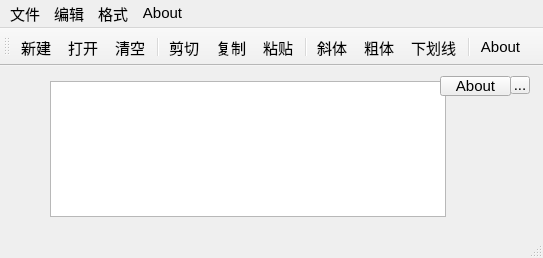
<?xml version="1.0" encoding="UTF-8"?>
<ui version="4.0">
 <class>QWMainWind</class>
 <widget class="QMainWindow" name="QWMainWind">
  <property name="geometry">
   <rect>
    <x>0</x>
    <y>0</y>
    <width>543</width>
    <height>258</height>
   </rect>
  </property>
  <property name="font">
   <font>
    <pointsize>11</pointsize>
   </font>
  </property>
  <property name="windowTitle">
   <string>QWMainWind</string>
  </property>
  <widget class="QWidget" name="centralWidget">
   <widget class="QTextEdit" name="txtEdit">
    <property name="geometry">
     <rect>
      <x>50</x>
      <y>15</y>
      <width>396</width>
      <height>136</height>
     </rect>
    </property>
    <property name="font">
     <font>
      <pointsize>16</pointsize>
     </font>
    </property>
   </widget>
   <widget class="QPushButton" name="pushButton">
    <property name="geometry">
     <rect>
      <x>440</x>
      <y>10</y>
      <width>71</width>
      <height>20</height>
     </rect>
    </property>
    <property name="text">
     <string>About</string>
    </property>
   </widget>
   <widget class="QToolButton" name="toolBtnAbout">
    <property name="geometry">
     <rect>
      <x>510</x>
      <y>10</y>
      <width>20</width>
      <height>18</height>
     </rect>
    </property>
    <property name="text">
     <string>...</string>
    </property>
   </widget>
  </widget>
  <widget class="QMenuBar" name="menuBar">
   <property name="geometry">
    <rect>
     <x>0</x>
     <y>0</y>
     <width>543</width>
     <height>20</height>
    </rect>
   </property>
   <widget class="QMenu" name="menu">
    <property name="title">
     <string>文件</string>
    </property>
    <addaction name="actNew"/>
    <addaction name="actOpen"/>
    <addaction name="separator"/>
    <addaction name="actClose"/>
   </widget>
   <widget class="QMenu" name="menu_2">
    <property name="title">
     <string>编辑</string>
    </property>
    <addaction name="actCut"/>
    <addaction name="actCopy"/>
    <addaction name="actPaste"/>
    <addaction name="separator"/>
    <addaction name="actClear"/>
   </widget>
   <widget class="QMenu" name="menu_3">
    <property name="title">
     <string>格式</string>
    </property>
    <addaction name="actFontBold"/>
    <addaction name="actFontItalic"/>
    <addaction name="actFontUnder"/>
    <addaction name="separator"/>
    <addaction name="actToolbarLab"/>
   </widget>
   <widget class="QMenu" name="menuAbout">
    <property name="title">
     <string>About</string>
    </property>
   </widget>
   <addaction name="menu"/>
   <addaction name="menu_2"/>
   <addaction name="menu_3"/>
   <addaction name="menuAbout"/>
  </widget>
  <widget class="QToolBar" name="mainToolBar">
   <property name="toolButtonStyle">
    <enum>Qt::ToolButtonStyle::ToolButtonTextUnderIcon</enum>
   </property>
   <attribute name="toolBarArea">
    <enum>TopToolBarArea</enum>
   </attribute>
   <attribute name="toolBarBreak">
    <bool>false</bool>
   </attribute>
   <addaction name="actNew"/>
   <addaction name="actOpen"/>
   <addaction name="actClear"/>
   <addaction name="separator"/>
   <addaction name="actCut"/>
   <addaction name="actCopy"/>
   <addaction name="actPaste"/>
   <addaction name="separator"/>
   <addaction name="actFontItalic"/>
   <addaction name="actFontBold"/>
   <addaction name="actFontUnder"/>
   <addaction name="separator"/>
   <addaction name="actionAbout"/>
  </widget>
  <widget class="QStatusBar" name="statusBar"/>
  <action name="actCut">
   <property name="icon">
    <iconset resource="res.qrc">
     <normaloff>:/images/images/cut.bmp</normaloff>:/images/images/cut.bmp</iconset>
   </property>
   <property name="text">
    <string>剪切</string>
   </property>
   <property name="toolTip">
    <string>剪切</string>
   </property>
   <property name="shortcut">
    <string>Ctrl+X</string>
   </property>
  </action>
  <action name="actCopy">
   <property name="icon">
    <iconset resource="res.qrc">
     <normaloff>:/images/images/120.bmp</normaloff>:/images/images/120.bmp</iconset>
   </property>
   <property name="text">
    <string>复制</string>
   </property>
   <property name="toolTip">
    <string>复制</string>
   </property>
   <property name="shortcut">
    <string>Ctrl+C</string>
   </property>
  </action>
  <action name="actPaste">
   <property name="icon">
    <iconset resource="res.qrc">
     <normaloff>:/images/images/paste.bmp</normaloff>:/images/images/paste.bmp</iconset>
   </property>
   <property name="text">
    <string>粘贴</string>
   </property>
   <property name="toolTip">
    <string>粘贴</string>
   </property>
   <property name="shortcut">
    <string>Ctrl+V</string>
   </property>
  </action>
  <action name="actFontBold">
   <property name="checkable">
    <bool>true</bool>
   </property>
   <property name="icon">
    <iconset resource="res.qrc">
     <normaloff>:/images/images/BLD.BMP</normaloff>:/images/images/BLD.BMP</iconset>
   </property>
   <property name="text">
    <string>粗体</string>
   </property>
   <property name="toolTip">
    <string>粗体</string>
   </property>
  </action>
  <action name="actFontItalic">
   <property name="checkable">
    <bool>true</bool>
   </property>
   <property name="icon">
    <iconset resource="res.qrc">
     <normaloff>:/images/images/ITL.BMP</normaloff>:/images/images/ITL.BMP</iconset>
   </property>
   <property name="text">
    <string>斜体</string>
   </property>
   <property name="toolTip">
    <string>斜体</string>
   </property>
  </action>
  <action name="actFontUnder">
   <property name="checkable">
    <bool>true</bool>
   </property>
   <property name="icon">
    <iconset resource="res.qrc">
     <normaloff>:/images/images/WORDUNDR.BMP</normaloff>:/images/images/WORDUNDR.BMP</iconset>
   </property>
   <property name="text">
    <string>下划线</string>
   </property>
   <property name="toolTip">
    <string>下划线</string>
   </property>
  </action>
  <action name="actClose">
   <property name="icon">
    <iconset resource="res.qrc">
     <normaloff>:/images/images/exit.bmp</normaloff>:/images/images/exit.bmp</iconset>
   </property>
   <property name="text">
    <string>退出</string>
   </property>
   <property name="toolTip">
    <string>退出</string>
   </property>
  </action>
  <action name="actOpen">
   <property name="icon">
    <iconset resource="res.qrc">
     <normaloff>:/images/images/open3.bmp</normaloff>:/images/images/open3.bmp</iconset>
   </property>
   <property name="text">
    <string>打开...</string>
   </property>
   <property name="toolTip">
    <string>打开文件</string>
   </property>
   <property name="shortcut">
    <string>Ctrl+O</string>
   </property>
  </action>
  <action name="actClear">
   <property name="icon">
    <iconset resource="res.qrc">
     <normaloff>:/images/images/103.bmp</normaloff>:/images/images/103.bmp</iconset>
   </property>
   <property name="text">
    <string>清空</string>
   </property>
   <property name="toolTip">
    <string>清空内容</string>
   </property>
  </action>
  <action name="actFont">
   <property name="icon">
    <iconset resource="res.qrc">
     <normaloff>:/images/images/20.ico</normaloff>:/images/images/20.ico</iconset>
   </property>
   <property name="text">
    <string>字体...</string>
   </property>
   <property name="toolTip">
    <string>字体设置</string>
   </property>
  </action>
  <action name="actNew">
   <property name="icon">
    <iconset>
     <normaloff>:/images/images/new2.bmp</normaloff>:/images/images/new2.bmp</iconset>
   </property>
   <property name="text">
    <string>新建</string>
   </property>
   <property name="shortcut">
    <string>Ctrl+N</string>
   </property>
  </action>
  <action name="actToolbarLab">
   <property name="checkable">
    <bool>true</bool>
   </property>
   <property name="checked">
    <bool>true</bool>
   </property>
   <property name="text">
    <string>显示工具栏文字标签</string>
   </property>
   <property name="menuRole">
    <enum>QAction::MenuRole::TextHeuristicRole</enum>
   </property>
  </action>
  <action name="actionAbout">
   <property name="text">
    <string>About</string>
   </property>
   <property name="menuRole">
    <enum>QAction::MenuRole::NoRole</enum>
   </property>
  </action>
 </widget>
 <layoutdefault spacing="6" margin="11"/>
 <resources>
  <include location="res.qrc"/>
 </resources>
 <connections>
  <connection>
   <sender>actClose</sender>
   <signal>triggered()</signal>
   <receiver>QWMainWind</receiver>
   <slot>close()</slot>
   <hints>
    <hint type="sourcelabel">
     <x>-1</x>
     <y>-1</y>
    </hint>
    <hint type="destinationlabel">
     <x>422</x>
     <y>254</y>
    </hint>
   </hints>
  </connection>
  <connection>
   <sender>actClear</sender>
   <signal>triggered()</signal>
   <receiver>txtEdit</receiver>
   <slot>clear()</slot>
   <hints>
    <hint type="sourcelabel">
     <x>-1</x>
     <y>-1</y>
    </hint>
    <hint type="destinationlabel">
     <x>260</x>
     <y>256</y>
    </hint>
   </hints>
  </connection>
  <connection>
   <sender>actCut</sender>
   <signal>triggered()</signal>
   <receiver>txtEdit</receiver>
   <slot>cut()</slot>
   <hints>
    <hint type="sourcelabel">
     <x>-1</x>
     <y>-1</y>
    </hint>
    <hint type="destinationlabel">
     <x>260</x>
     <y>256</y>
    </hint>
   </hints>
  </connection>
  <connection>
   <sender>actCopy</sender>
   <signal>triggered()</signal>
   <receiver>txtEdit</receiver>
   <slot>copy()</slot>
   <hints>
    <hint type="sourcelabel">
     <x>-1</x>
     <y>-1</y>
    </hint>
    <hint type="destinationlabel">
     <x>260</x>
     <y>256</y>
    </hint>
   </hints>
  </connection>
  <connection>
   <sender>actPaste</sender>
   <signal>triggered()</signal>
   <receiver>txtEdit</receiver>
   <slot>paste()</slot>
   <hints>
    <hint type="sourcelabel">
     <x>-1</x>
     <y>-1</y>
    </hint>
    <hint type="destinationlabel">
     <x>260</x>
     <y>256</y>
    </hint>
   </hints>
  </connection>
 </connections>
</ui>
